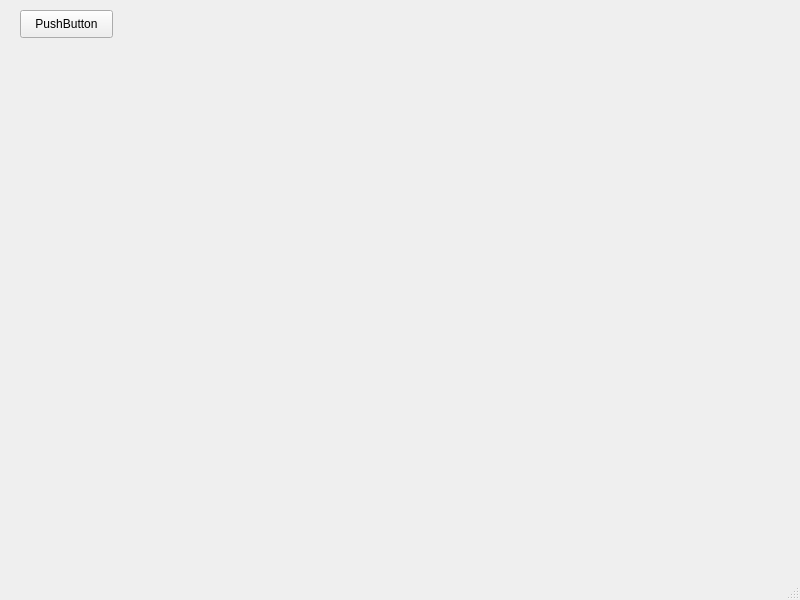
<?xml version="1.0" encoding="UTF-8"?>
<ui version="4.0">
 <class>MainWindow</class>
 <widget class="QMainWindow" name="MainWindow">
  <property name="geometry">
   <rect>
    <x>0</x>
    <y>0</y>
    <width>800</width>
    <height>600</height>
   </rect>
  </property>
  <property name="windowTitle">
   <string>MainWindow</string>
  </property>
  <widget class="QWidget" name="centralwidget">
   <widget class="QPushButton" name="pushButton">
    <property name="geometry">
     <rect>
      <x>20</x>
      <y>10</y>
      <width>93</width>
      <height>28</height>
     </rect>
    </property>
    <property name="text">
     <string>PushButton</string>
    </property>
   </widget>
  </widget>
  <widget class="QMenuBar" name="menubar">
   <property name="geometry">
    <rect>
     <x>0</x>
     <y>0</y>
     <width>800</width>
     <height>26</height>
    </rect>
   </property>
  </widget>
  <widget class="QStatusBar" name="statusbar"/>
 </widget>
 <resources/>
 <connections/>
</ui>
